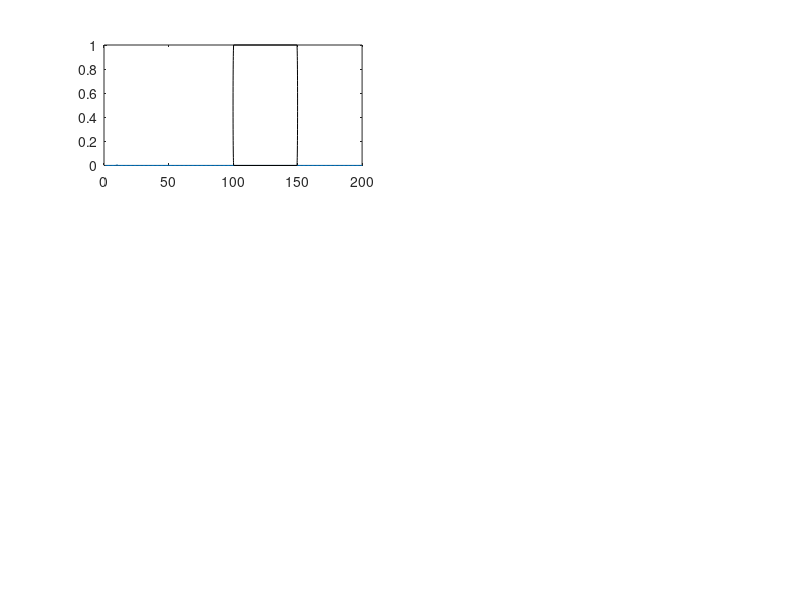

Reproduce this figure in MATLAB. (Note: this script raises an error after producing the figure.)
%% Code Introduction
% 
% This MATLAB Script simulates a 1D electromagnetic field in the time 
% domain.
% 
% Created by Brian Wang
% ID: a1798086
% Date: 07/May/2022
% Last updated: 13/May/2022


%% Basic Initialisation
% Part 1 and part 2
clear;

figure('units','normalized','outerposition',[0 0 1 1]);

n = 150;   % Number of time steps.
                 n = 600;    % exploratory, just to see boundary.
time = [1:1:n];  % Vector of time.
time_index = 0; % initialised to 0.
k = 200;    % 200 spatial steps (length of 200 specified in pdf).

ex = zeros(1,k);  % Empty electric field
hy = zeros(1,k);  % Empty magnetic field

t_naught = 40;  % t_naught was a parameter in the original
p_l = 10;  % place of pulse, changed from 100 to 10 from part 3 onwards

ex_max = 0;     % max ex value initialised to 0
hy_max = 0;     % max hy value initialised to 0


% These vectors are only for plotting. Because Harry recommended to plot
% the vectors at every time step for live action.
ex_max_vector = zeros(1, length(time));
hy_max_vector = zeros(1, length(time));
pulse_vector = zeros(1, length(time));


% holding cells for clearing the boundaries
exholding_cell_left_1 = 0;
exholding_cell_left_2 = 0;
exholding_cell_right_1 = 0;
exholding_cell_right_2 = 0;

%% Dieletric Initialisation

epsilon_naught = 8.854e-12;     % free space permittivity
mu_naught = (4*pi)*1e-7;        % free space permeability

% Below is self explanatory I think
permeability_freespace = mu_naught;
permittivity_freespace = epsilon_naught;
permeability_dielectric = mu_naught;
permittivity_dielectric = 5*epsilon_naught;

epsilon_relative_dieletric = 20;

die_coeff = ones(1, k);     % dieletric coefficients, empty vector
die_coeff(100:1:150) = 1/epsilon_relative_dieletric;     % dieletric coefficients, empty vector
% The way I do this is slightly different to the textbook. Textbook
% includes the 0.5 inside this coeff, I do not.

%% Magnetic and electric field calculations

for time_index = time

    % Calculating electric field
    ex(2:1:k) = ex(2:1:k) + 0.5*die_coeff(2:1:k).*(hy(1:1:(k-1)) - hy(2:1:k));  
    ex_max = max(ex);
    ex_max_vector(time_index) = max(ex);


    % generating pulse signal
    pulse = exp(-0.5*((t_naught - time_index)/12)^2);  % Calculating pulse
    ex(p_l) = ex(p_l) + pulse;    % assigning pulse to middle of distance (100th element)
    pulse_vector(time_index) = pulse;

    
    % cancelling the boundary for ex also wipes the hy too. that's why we
    % only do one of them and put it before hy calculations.
    

    % left boundary clearing
    ex(1) = exholding_cell_left_2;
    exholding_cell_left_2 = exholding_cell_left_1;
    exholding_cell_left_1 = ex(2);

    % right boundary clearing
    ex(k-1) = exholding_cell_right_2;
    exholding_cell_right_2 = exholding_cell_right_1;
    exholding_cell_right_1 = ex(k-2);


    % Calculating magnetic field
    hy(1:1:(k-1)) = hy(1:1:(k-1)) + 0.5*(ex(1:1:(k-1)) - ex(2:1:k));
    hy_max_vector(time_index) = max(hy);






    % E field plot at every point through time
    subplot(3,2,1); 
    plot([1:1:200],ex);     % Plotting the signal against time.
    r_e = rectangle('Position',[100 0 50 1],'Curvature',1);
    r_e.EdgeColor = 'g';
    r_e.LineWidth = 3;
    xlabel('distance'); ylabel('ex');   % labelling.
    xlim([0, k]);
    ylim([-1, 1]);
    title('Electric field at every point across time', ...
    'Brian Wang a1798086');    % Title 


    % H field plot at every point through time
    subplot(3,2,2); 
    plot([1:1:200],hy);     % Plotting the signal against time.
    r_m = rectangle('Position',[100 0 50 1],'Curvature',1);
    r_m.EdgeColor = 'g';
    r_m.LineWidth = 3;
    xlabel('distance'); ylabel('hy');   % labelling.
    xlim([0, k]);
    ylim([-1, 1]);
    title('Magnetic field at every point across time', ...
    'Brian Wang a1798086');    % Title


    % Max E through time plot
    subplot(3,2,3);
    scatter(time, ex_max_vector);     % Plotting the signal against time.
    xlabel('Time'); ylabel('max ex field');   % labelling.
    title('max ex plotted against time', ...
    'Brian Wang a1798086');    % Title
    xlim([0, n]);
    ylim([-1, 1.5]);


    % Max H through time plot
    subplot(3,2,4); 
    scatter(time, hy_max_vector);     % Plotting the signal against time.
    xlabel('Time'); ylabel('max hy field');   % labelling.
    title('max hy plotted against time', ...
    'Brian Wang a1798086');    % Title 
    xlim([0, n]);
    ylim([-1, 2.5]);

    
    % Signal plot
    subplot(3,2,5); 
    scatter(time, pulse_vector);     % Plotting the signal against time.
    xlabel('Time'); ylabel('pulse amplitude');   % labelling.
    grid on;    % grid
    title('signal pulse vs time', ...
    'Brian Wang a1798086');    % Title 

    pause(0.00001);

end

%% Fresnel coefficients calculation

% This is when the wave enters the dieletric
eta_1 = sqrt(mu_naught/epsilon_naught);
eta_2 = sqrt(mu_naught/(5*epsilon_naught));
fprintf('for entering dielectric:');
reflection_coefficient = (eta_2 - eta_1)/(eta_2 + eta_1)
transmission_coefficient = 2*eta_2/(eta_2 + eta_1)
fprintf('\n');

% This is when the wave enters the dieletric
eta_1 = sqrt(mu_naught/(5*epsilon_naught));
eta_2 = sqrt(mu_naught/epsilon_naught);
disp("for leaving dielectric:")
reflection_coefficient = (eta_2 - eta_1)/(eta_2 + eta_1)
transmission_coefficient = 2*eta_2/(eta_2 + eta_1)

%% QnA    %% Answers to Questions

% A1, when the plane wave hits the material, a part of it gets reflected
% while another part transmits inside the wave. It's like a glasses. When
% you look through it, you see a reflection but you also see through it. If
% you go deep enough it's about how the photons interact with material of
% different composition, once again, boiled down to their permittivity and
% permeability.

% A2, the transmitted wave for the electric field is attenuated while for
% the magnetic field is magnified. Why? It's due to the fresnel
% coefficients. Please refer to images to explain. What are they? From 
% previous calculations they are: 
% reflection coefficient = -0.3820
% transmission coefficient = 0.6180

% NOTE fresnel coefficients are for electric fields. For magnetic fields,
% you need to modify it slightly again.
% Compared to the simulation makes sense. The electric field does indeed
% have its sign inverted and attenuated. The transmitted electric field
% also gets attenuated but remains positive.
% The magnetic field also makes sense.

% A3, when the wave leaves the dieletric the same thing happens, where the 
% wave that is currently travelling in the dielectric splits into 2 parts.
% One part reflected, another transmitted back into the free space. This is
% because the phenomenon happens whenever the EM wave travels from one
% dieletric medium to another. In this case, the permittivity and
% permeability is reversed and hence the fresnel coefficients will be
% different. What are they? From previous calculations they are: 
% reflection coefficient = 0.3820
% transmission coefficient = 1.3820
% Once again, compared to the fresnel coefficients, the behaviour is
% expected.




